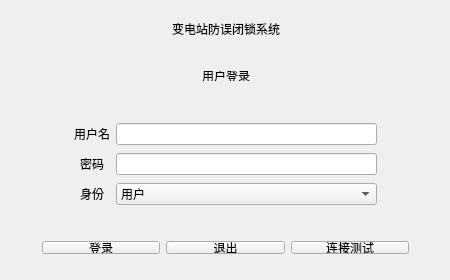
<?xml version="1.0" encoding="UTF-8"?>
<ui version="4.0">
 <class>MainWindow</class>
 <widget class="QMainWindow" name="MainWindow">
  <property name="geometry">
   <rect>
    <x>0</x>
    <y>0</y>
    <width>450</width>
    <height>280</height>
   </rect>
  </property>
  <property name="sizePolicy">
   <sizepolicy hsizetype="Fixed" vsizetype="Fixed">
    <horstretch>0</horstretch>
    <verstretch>0</verstretch>
   </sizepolicy>
  </property>
  <property name="minimumSize">
   <size>
    <width>450</width>
    <height>280</height>
   </size>
  </property>
  <property name="maximumSize">
   <size>
    <width>450</width>
    <height>280</height>
   </size>
  </property>
  <property name="windowTitle">
   <string>MainWindow</string>
  </property>
  <widget class="QWidget" name="centralWidget">
   <widget class="QWidget" name="layoutWidget">
    <property name="geometry">
     <rect>
      <x>0</x>
      <y>0</y>
      <width>451</width>
      <height>57</height>
     </rect>
    </property>
    <layout class="QHBoxLayout" name="horizontalLayout">
     <item>
      <spacer name="horizontalSpacer">
       <property name="orientation">
        <enum>Qt::Horizontal</enum>
       </property>
       <property name="sizeHint" stdset="0">
        <size>
         <width>40</width>
         <height>20</height>
        </size>
       </property>
      </spacer>
     </item>
     <item>
      <widget class="QLabel" name="label">
       <property name="styleSheet">
        <string notr="true">font: 28pt &quot;Noto Sans CJK SC&quot;;</string>
       </property>
       <property name="text">
        <string>变电站防误闭锁系统</string>
       </property>
      </widget>
     </item>
     <item>
      <spacer name="horizontalSpacer_2">
       <property name="orientation">
        <enum>Qt::Horizontal</enum>
       </property>
       <property name="sizeHint" stdset="0">
        <size>
         <width>40</width>
         <height>20</height>
        </size>
       </property>
      </spacer>
     </item>
    </layout>
   </widget>
   <widget class="QWidget" name="layoutWidget">
    <property name="geometry">
     <rect>
      <x>0</x>
      <y>60</y>
      <width>451</width>
      <height>32</height>
     </rect>
    </property>
    <layout class="QHBoxLayout" name="horizontalLayout_2">
     <item>
      <spacer name="horizontalSpacer_3">
       <property name="orientation">
        <enum>Qt::Horizontal</enum>
       </property>
       <property name="sizeHint" stdset="0">
        <size>
         <width>40</width>
         <height>20</height>
        </size>
       </property>
      </spacer>
     </item>
     <item>
      <widget class="QLabel" name="label_2">
       <property name="styleSheet">
        <string notr="true">font: 14pt &quot;Noto Sans CJK SC&quot;;</string>
       </property>
       <property name="text">
        <string>用户登录</string>
       </property>
      </widget>
     </item>
     <item>
      <spacer name="horizontalSpacer_4">
       <property name="orientation">
        <enum>Qt::Horizontal</enum>
       </property>
       <property name="sizeHint" stdset="0">
        <size>
         <width>40</width>
         <height>20</height>
        </size>
       </property>
      </spacer>
     </item>
    </layout>
   </widget>
   <widget class="QWidget" name="layoutWidget">
    <property name="geometry">
     <rect>
      <x>0</x>
      <y>110</y>
      <width>451</width>
      <height>111</height>
     </rect>
    </property>
    <layout class="QHBoxLayout" name="horizontalLayout_4">
     <item>
      <spacer name="horizontalSpacer_5">
       <property name="orientation">
        <enum>Qt::Horizontal</enum>
       </property>
       <property name="sizeType">
        <enum>QSizePolicy::Fixed</enum>
       </property>
       <property name="sizeHint" stdset="0">
        <size>
         <width>63</width>
         <height>20</height>
        </size>
       </property>
      </spacer>
     </item>
     <item>
      <layout class="QGridLayout" name="gridLayout">
       <item row="0" column="0">
        <widget class="QLabel" name="label_3">
         <property name="styleSheet">
          <string notr="true">font: 11pt &quot;Noto Sans CJK SC&quot;;</string>
         </property>
         <property name="text">
          <string>用户名</string>
         </property>
         <property name="alignment">
          <set>Qt::AlignCenter</set>
         </property>
        </widget>
       </item>
       <item row="0" column="1">
        <widget class="QLineEdit" name="usernameEdit"/>
       </item>
       <item row="1" column="0">
        <widget class="QLabel" name="label_4">
         <property name="styleSheet">
          <string notr="true">font: 11pt &quot;Noto Sans CJK SC&quot;;</string>
         </property>
         <property name="text">
          <string>密码</string>
         </property>
         <property name="alignment">
          <set>Qt::AlignCenter</set>
         </property>
        </widget>
       </item>
       <item row="1" column="1">
        <widget class="QLineEdit" name="passwordEdit">
         <property name="echoMode">
          <enum>QLineEdit::Password</enum>
         </property>
        </widget>
       </item>
       <item row="2" column="0">
        <widget class="QLabel" name="label_5">
         <property name="styleSheet">
          <string notr="true">font: 11pt &quot;Noto Sans CJK SC&quot;;</string>
         </property>
         <property name="text">
          <string>身份</string>
         </property>
         <property name="alignment">
          <set>Qt::AlignCenter</set>
         </property>
        </widget>
       </item>
       <item row="2" column="1">
        <widget class="QComboBox" name="comboBox">
         <item>
          <property name="text">
           <string>用户</string>
          </property>
         </item>
         <item>
          <property name="text">
           <string>监管</string>
          </property>
         </item>
        </widget>
       </item>
      </layout>
     </item>
     <item>
      <spacer name="horizontalSpacer_6">
       <property name="orientation">
        <enum>Qt::Horizontal</enum>
       </property>
       <property name="sizeType">
        <enum>QSizePolicy::Fixed</enum>
       </property>
       <property name="sizeHint" stdset="0">
        <size>
         <width>63</width>
         <height>20</height>
        </size>
       </property>
      </spacer>
     </item>
    </layout>
   </widget>
   <widget class="QWidget" name="layoutWidget">
    <property name="geometry">
     <rect>
      <x>0</x>
      <y>230</y>
      <width>451</width>
      <height>35</height>
     </rect>
    </property>
    <layout class="QHBoxLayout" name="horizontalLayout_6">
     <item>
      <spacer name="horizontalSpacer_7">
       <property name="orientation">
        <enum>Qt::Horizontal</enum>
       </property>
       <property name="sizeType">
        <enum>QSizePolicy::Fixed</enum>
       </property>
       <property name="sizeHint" stdset="0">
        <size>
         <width>31</width>
         <height>20</height>
        </size>
       </property>
      </spacer>
     </item>
     <item>
      <layout class="QHBoxLayout" name="horizontalLayout_5">
       <item>
        <widget class="QPushButton" name="login">
         <property name="styleSheet">
          <string notr="true">font: 11pt &quot;Noto Sans CJK SC&quot;;</string>
         </property>
         <property name="text">
          <string>登录</string>
         </property>
         <property name="iconSize">
          <size>
           <width>16</width>
           <height>16</height>
          </size>
         </property>
         <property name="autoRepeatDelay">
          <number>300</number>
         </property>
        </widget>
       </item>
       <item>
        <widget class="QPushButton" name="close">
         <property name="styleSheet">
          <string notr="true">font: 11pt &quot;Noto Sans CJK SC&quot;;</string>
         </property>
         <property name="text">
          <string>退出</string>
         </property>
        </widget>
       </item>
       <item>
        <widget class="QPushButton" name="close_2">
         <property name="styleSheet">
          <string notr="true">font: 11pt &quot;Noto Sans CJK SC&quot;;</string>
         </property>
         <property name="text">
          <string>连接测试</string>
         </property>
        </widget>
       </item>
      </layout>
     </item>
     <item>
      <spacer name="horizontalSpacer_8">
       <property name="orientation">
        <enum>Qt::Horizontal</enum>
       </property>
       <property name="sizeType">
        <enum>QSizePolicy::Fixed</enum>
       </property>
       <property name="sizeHint" stdset="0">
        <size>
         <width>31</width>
         <height>20</height>
        </size>
       </property>
      </spacer>
     </item>
    </layout>
   </widget>
  </widget>
 </widget>
 <layoutdefault spacing="6" margin="11"/>
 <resources/>
 <connections>
  <connection>
   <sender>close</sender>
   <signal>clicked()</signal>
   <receiver>MainWindow</receiver>
   <slot>close()</slot>
   <hints>
    <hint type="sourcelabel">
     <x>225</x>
     <y>247</y>
    </hint>
    <hint type="destinationlabel">
     <x>224</x>
     <y>139</y>
    </hint>
   </hints>
  </connection>
 </connections>
</ui>
